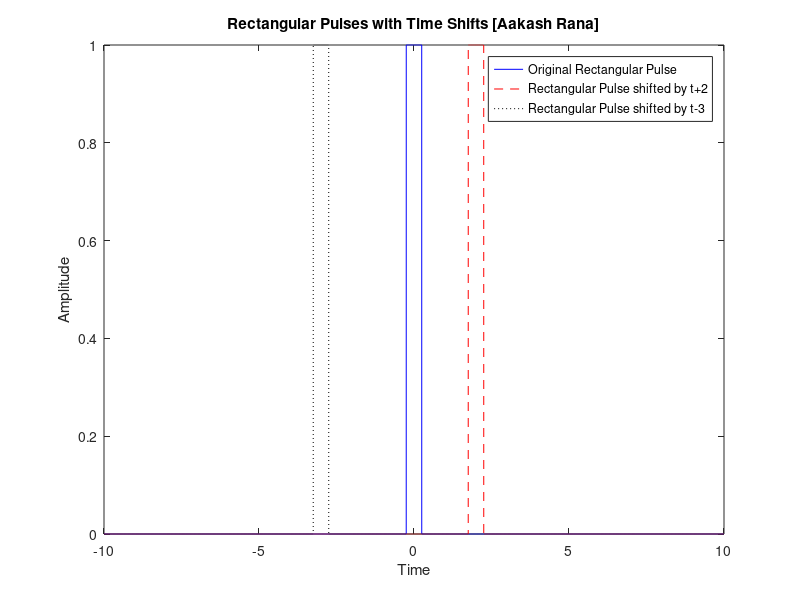

Write MATLAB code to recreate this figure.
%AAKASH RANA [KAN 078 BCT 004]
%Generate a periodic rectangular pulses of width 0.5
%and time shift the signals by- a) t+2  b) t-3

clc;
clear all;
close all;

% Define time vector
t = -10:0.001:10;
width = 0.5;

% Generate original rectangular pulse
y = rectpuls(t, width);
plot(t, y, 'b');
hold on;

% Generate and plot rectangular pulse shifted by +2
y1 = rectpuls(t - 2, width);
plot(t, y1, '--r');
hold on;

% Generate and plot rectangular pulse shifted by -3
y2 = rectpuls(t + 3, width);
plot(t, y2, ':k');
hold on;

% Adding legend and labels
legend('Original Rectangular Pulse', 'Rectangular Pulse shifted by t+2', 'Rectangular Pulse shifted by t-3');
xlabel('Time');
ylabel('Amplitude');
title('Rectangular Pulses with Time Shifts [Aakash Rana]');

